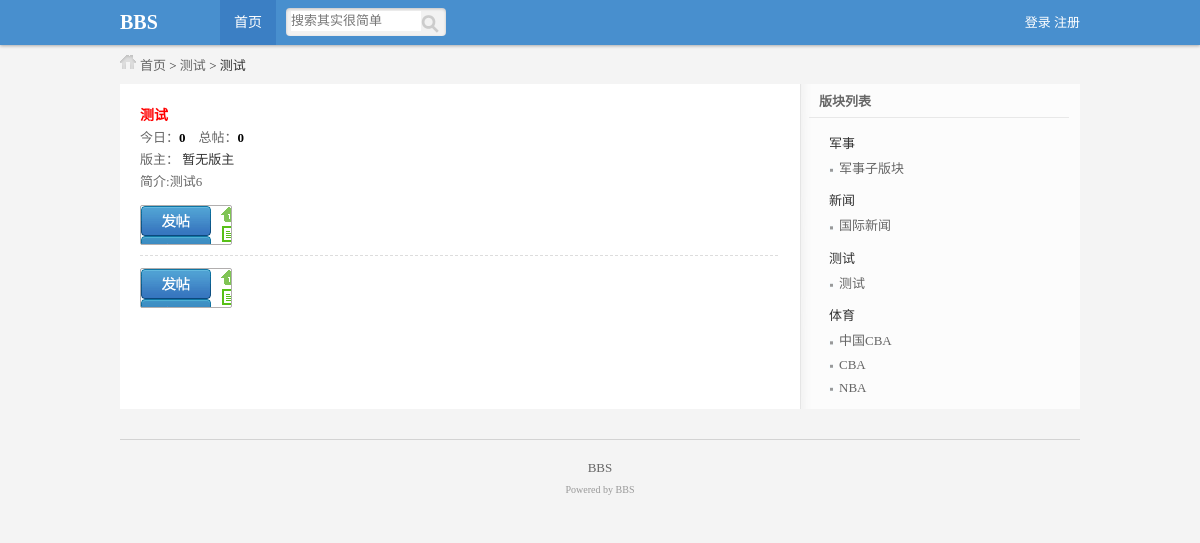
Page /home/list_son.php?id=14 on the committed database.
### tables this page shows
CREATE TABLE `bbs_father_module` (
  `id` int(10) UNSIGNED NOT NULL,
  `module_name` varchar(50) NOT NULL,
  `sort` int(11) NOT NULL DEFAULT 0
);

CREATE TABLE `bbs_son_module` (
  `id` int(10) UNSIGNED NOT NULL,
  `father_module_id` int(11) NOT NULL,
  `module_name` varchar(50) NOT NULL,
  `info` varchar(255) NOT NULL,
  `member_id` int(11) NOT NULL DEFAULT 0,
  `sort` int(3) NOT NULL DEFAULT 0
);

### inc/mysqli.inc.php (called while the page is built, shortened)
<?php
function execute($link, $query)
{
    $result = mysqli_query($link, $query);
    return $result;
}
function num($link, $sql_count)
{
    $result = execute($link, $sql_count);
    $count = mysqli_fetch_row($result);
    return $count[0];
}

### home/inc/side.php (the view)
<div id="right">
    <div class="classList">
        <div class="title">版块列表</div>
        <ul class="listWrap">
            <?php
            $query = "select * from bbs_father_module";
            $result_father = execute($link, $query);
            while ($data_father = mysqli_fetch_assoc($result_father)) {
                ?>
                <li>
                    <h2>
                        <a href="list_father.php?id=<?php echo $data_father['id'] ?>"><?php echo $data_father['module_name'] ?></a>
                    </h2>
                    <ul>
                        <?php
                        $query = "select * from bbs_son_module where father_module_id = {$data_father['id']}";
                        $result_son = execute($link, $query);
                        while ($data_son = mysqli_fetch_assoc($result_son)) {
                            ?>
                            <li><h3><a href="./list_son.php?id=<?php echo $data_son['id'] ?>"><?php echo $data_son['module_name'] ?></a></h3></li>
                        <?php } ?>
                    </ul>
                </li>
            <?php } ?>
        </ul>
    </div>
</div>

### home/list_son.php (shortened to what this page needs)
<?php
include_once '../inc/mysqli.inc.php';
$link = content();
$query1 = "select * from bbs_son_module where id = {$_GET['id']}";
$result_son = execute($link, $query1);
$data_son = mysqli_fetch_assoc($result_son);
$query2 = "select * from bbs_father_module where id = {$data_son['father_module_id']} ";
$result_father = execute($link, $query2);
$data_father = mysqli_fetch_assoc($result_father);
$query = "select * from bbs_member where id = {$data_son['member_id']} ";
$result_member = execute($link, $query);
$query3 = "select count(*) from bbs_content where module_id ={$_GET['id']}";
$count_all = num($link, $query3);
$query4 = "select count(*) from bbs_content where module_id ={$_GET['id']} and time > CURDATE()";
$count_today = num($link, $query4);
?>
<?php
include_once './inc/header.inc.php'; ?>
<div id="position" class="auto">
    <a href="index.php">首页</a> &gt;
    <a href="list_father.php?id=<?php echo $data_father['id'] ?>"><?php echo $data_father['module_name'] ?></a> &gt;
    <?php echo $data_son['module_name'] ?></a>
</div>
<div id="main" class="auto">
    <div id="left">
        <div class="box_wrap">
            <h3><?php echo $data_son['module_name'] ?></h3>
            <div class="num">
                今日：<span><?php echo $count_today ?></span>&nbsp;&nbsp;&nbsp;
                总帖：<span><?php echo $count_all ?></span>
            </div>
            <div class="moderator">版主：<span>
                    <?php
                    if (mysqli_num_rows($result_member) == 0) {
                        echo '暂无版主';
                    } else {
                        $data = mysqli_fetch_assoc($result_member);
                        echo $data['name'];
                    }
                    ?>
                </span></div>
            <div class="notice">简介:<?php echo $data_son['info'] ?></div>
            <div class="pages_wrap">
                <a class="btn publish" href="./publish.php?son_pub=<?php echo $_GET['id'] ?>" target="_blank"></a>
            </div>
        </div>
        <ul class="postsList">
        </ul>
        <div class="pages_wrap">
            <a class="btn publish" href="./publish.php?son_pub=<?php echo $_GET['id'] ?>" target="_blank"></a>
        </div>
    </div>
    <?php include_once './inc/side.php' ?>
</div>
<?php
include_once './inc/footer.inc.php'; ?>

### home/style/public.css (style rules this page uses)
body,div,ul,ol,li,dl,dt,dd,h1,h2,h3,h4,h5,h6,form,input,textarea,p { margin:0px; padding:0px; font-size:13px; font-family:Tahoma; }
ul { list-style:none; }
a { text-decoration:none; }
body { background:#f4f4f4; color:#333; }
.auto { width:960px; margin:0 auto; }
#position { background:url(style_icon.png) 0px -60px no-repeat; text-indent:20px; }
#position a { color:#666; }
a.btn { display:block; width:70px; height:30px; float:left; }
a.publish { background:url(bg.png) 0 0 no-repeat; }

### home/style/register.css (style rules this page uses)
.btn { border-radius: 2px; font-size: 14px; line-height: normal; padding: 6px 18px; background:url(core_bg.png) 0 0 #f3f3f3; border: 1px solid #b1aeae; border-radius: 2px; color: #333; cursor: pointer; display: inline-block; font-family: inherit; font-size: 100%; line-height: normal; margin: 0; overflow: visible; padding: 4px 10px; text-align: center; text-decoration: none; text-shadow: 0 1px 1px rgba(255, 255, 255, 0.75); vertical-align: middle; white-space: nowrap; }

### home/style/list.css (style rules this page uses)
#main { background:url(main_bg.png) repeat-y; margin-top:10px; }
#main #left { width:638px; padding:7px 20px; float:left; }
#main #right { width:282px; float:right; }
#main #left .box_wrap { color:#666; line-height:22px; }
#main #left div.box_wrap h3 { margin:14px 0 0 0; font-size:14px; color:red; }
#main #left div.num span { color:#000; font-weight:bold; }
#main #left div.moderator span { color:#333; }
#main #left div.pages_wrap { margin:12px 0 0 0; }
#main ul.postsList { margin:10px 0 10px 0; border-top:1px dashed #ddd; }
#main #right .classList .title { width:260px; margin:0 auto; padding:7px 0; font-weight:bold; color:#666; text-indent:10px; border-bottom:1px solid #e8e8e8; }
#main #right .classList ul.listWrap { width:220px; margin:15px auto 0 auto; }
#main #right .classList ul.listWrap li h2 a { color:#333; font-weight:normal; }
#main #right .classList ul.listWrap li ul { margin:5px 0 10px 0px; }
#main #right .classList ul.listWrap li ul li { background:url(style_icon.png) 0px -389px no-repeat; line-height:180%; border-radius:3px; color: #666; padding-left:10px; }
#main #right .classList ul.listWrap li ul li h3 a { font-weight:normal; color:#666; }

### rows in the picture
bbs_father_module: module_name "测试"
bbs_son_module: module_name "测试", info "测试6"
bbs_father_module: module_name "军事"
bbs_son_module: module_name "军事子版块"
bbs_father_module: module_name "新闻"
bbs_son_module: module_name "国际新闻"
bbs_father_module: module_name "体育"
bbs_son_module: module_name "中国CBA"
bbs_son_module: module_name "CBA"
bbs_son_module: module_name "NBA"

### other values in the picture
$count_today "0"
$count_all "0"
